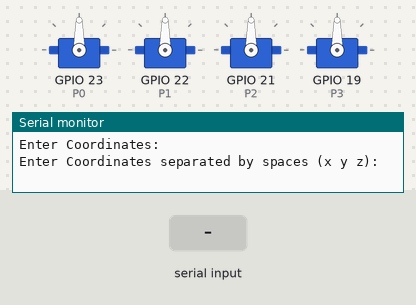
A sketch run on a simulated ESP32. On the bench: 4 × servo, the last lines printed to the serial monitor. The inputs (shaded band) are chosen by the test bench.

Above: at 2.2 s.
2.3 s: "0\n" received over Serial
At 4.7 s:
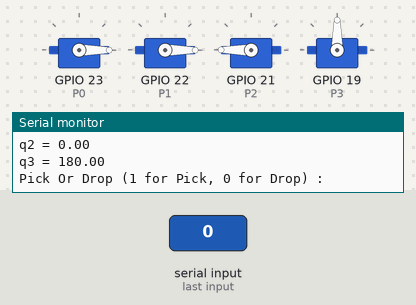
5.3 s: "1,90\n" received over Serial
At 6.3 s:
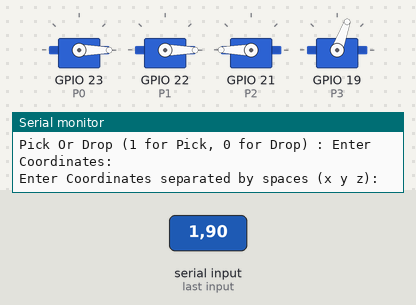
Timing chart, 0 to 8.3 s (numbered marks = the images above; inputs shaded):
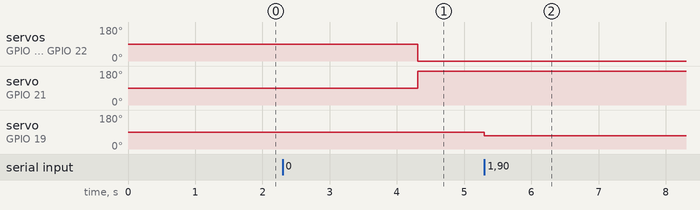

The sketch:

embedded_project.ino
```cpp
#include <ESP32Servo.h>
#include <math.h>
const float pi = 3.14159265;

// Initialize Revolute Joints
Servo F0;
Servo F1;
Servo F2;
Servo F3;
Servo F4;

// Joint Pins
int P0 = 23;
int P1 = 22;
int P2 = 21;
int P3 = 19;

// Number of Links, Lengths, and Joints
const int n = 4;
float L1 = 0; float L2 = 10; float L3 = 10;
float q1; float q2; float q3;

// Initialize Robot Parameters
// Link Twist
float alpha[n] = {0, pi/2, 0, 0};
// Link Length
float a[n] = {0, 0, L2, L3};
// Offset Distance
float d[n] = {0, L1, 0, 0};
// Joint Angles
float theta[n] = {q1, q2, q3, 0};


// Joint Angles
struct IKResult {
  long double q1;
  long double q2;
  long double q3;
};

// Inverse Kinematics
IKResult ik_hw(float x, float y, float z, float L1, float L2, float L3)
{
    IKResult result;

    // radial distance
    long double r = sqrt((long double)x*x + (long double)y*y);

    // compute cos(q3)
    long double cos3 = (r*r + (z - L1)*(z - L1) - L2*L2 - L3*L3) / (2.0L * L2 * L3);

    // clamp to avoid domain error
    if (cos3 > 1.0L)  cos3 = 1.0L;
    if (cos3 < -1.0L) cos3 = -1.0L;

    // compute sin(q3) safely
    long double sin3 = sqrtl(1.0L - cos3*cos3);

    // joint 3
    long double q3 = atan2l(sin3, cos3);

    // joint 1
    long double q1 = atan2l(y, x);

    // helper angle
    long double psi = atan2l(z - L1, r);

    // joint 2
    long double q2 = psi - atan2l(L3 * sin3, L2 + L3 * cos3);

    // --- keep inside 0–180 range ---
    if (q1 < 0) q1 += 360;        // bring to 0–360
    if (q1 > 180) q1 = 180;       // servo limit

    if (q2 < 0) q2 = 0;
    if (q2 > 180) q2 = 180;

    if (q3 < 0) q3 = 0;
    if (q3 > 180) q3 = 180;

    // assign
    result.q1 = q1;
    result.q2 = q2;
    result.q3 = q3;

    return result;
}

// rad2deg() Function
long double rad2deg(float angle)
{
  return angle * (180 / pi);
}

// Initial Position
float x = 0;
float y = 0;
float z = 15;
IKResult target;

// Linspace
/*
float linspace(float start, float end, int i)
{
  float step = (end - start) / (num - 1);
  return start + step * i;
}
*/

// Void Setup
void setup() {
  // Make DH Table
  // buildDH();
  // Attach Servos
  F0.attach(P0);
  F1.attach(P1);
  F2.attach(P2);
  F3.attach(P3);
  // F4.attach(P4);
  // Serial Setup
  Serial.begin(115200);
  delay(1000);
}

void loop() {

  Serial.println("Enter Coordinates:");

  Serial.println("Enter Coordinates separated by spaces (x y z):");

  // Wait for user input
  while (Serial.available() == 0) { delay(10); }

  // Read 3 floats from a single line
  x = Serial.parseFloat();
  y = Serial.parseFloat();
  z = Serial.parseFloat();

  // Clear any remaining input
  while (Serial.available()) Serial.read();

  Serial.print("Moving to: ");
  Serial.print(x); Serial.print(", ");
  Serial.print(y); Serial.print(", ");
  Serial.println(z);

  float reach = x*x + y*y + z*z;

  if(reach > ((L2 + L3)*(L2 + L3)))
  {
    Serial.println("Error: Can't Reach This Place");
    x = 0; y = 0; z = 0;
    return;
  }

  target = ik_hw(x, y, z, L1, L2, L3);
  q1 = round(rad2deg(target.q1));
  q2 = round(rad2deg(target.q2));
  q3 = round(rad2deg(target.q3));

  Serial.println("Joint Angles: ");
  Serial.print("q1 = "); Serial.println(q1);
  Serial.print("q2 = "); Serial.println(q2);
  Serial.print("q3 = "); Serial.println(q3);

  F0.write(q1);
  F1.write(q2);
  F2.write(q3);

  char decide = false;
  Serial.print("Pick Or Drop (1 for Pick, 0 for Drop) : ");
  while (Serial.available() == 0) { delay(10); }
  decide = Serial.read();

  if (decide == '1')
  {
      close_jaw();
  }
  else if (decide == '0')
  {
      open_jaw();
  }

}

// At some position object
// At target position place

void close_jaw()
{
  F3.write(70);
}

void open_jaw()
{
  F3.write(10);
}
/*
void fk_spatial(int q1, int q2, int q3)
{

}

void make_workspace()
{
  for(int i=0; i<80; i++)
    int q1 = linspace(0, 180, i);
  for(int i=0; i<80; i++)
    int q2 = linspace(0, 180, i);
  for(int i=0; i<80; i++)
    int q3 = linspace(0, 180, i);

}*/
```

Measured:
- after the input at 2.3 s, servo on GPIO 23 (P0), servo on GPIO 22 (P1): 90° → 0° after 2.0 s; servo on GPIO 21 (P2): 90° → 180° after 2.0 s
- after the input at 5.3 s, servo on GPIO 19 (P3): 90° → 70° at once
